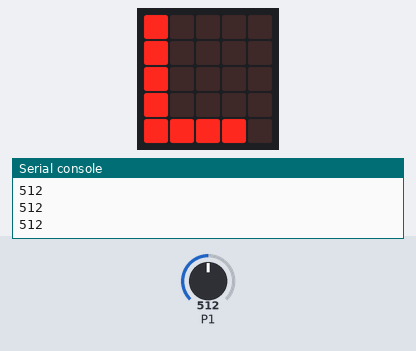
Recording of a program running on a simulated BBC micro:bit running MicroPython. Shown: the board's 5×5 LED display, the last lines printed to the serial console. The test bench sets the inputs (shaded band); at power-on: P1 = 512 (analog values on the 0–1023 scale).

Above: at 1.2 s.
1.3 s: P1 set to 33
2.8 s: P1 set to 27
At 3.1 s:
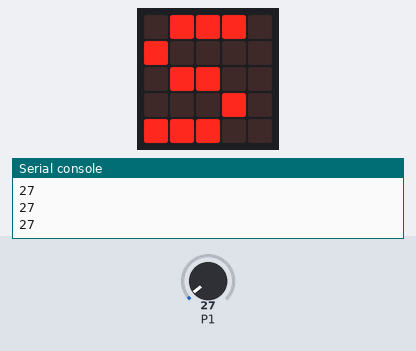
4.3 s: P1 set to 122
At 5.5 s:
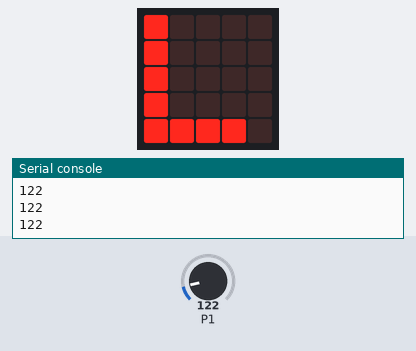
5.8 s: P1 set to 20
At 6.9 s:
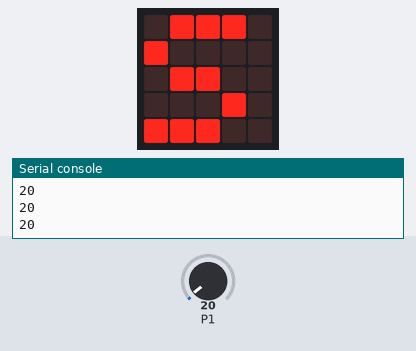
Timing chart, 0 to 8.3 s (numbered marks = the images above; inputs shaded):
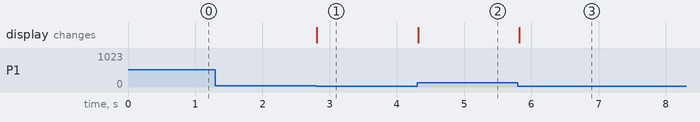

The program:

senseBang.py
```python
# Uses the sound sensor to control the micro:bit display.
# Wire up as the instructions on https://www.littlebird.com.au/learn/80/sound-sensor-with-micro-bit
# How loud do you have to clap/bang to make the screen change?
# How do you change the sound threshold?

from microbit import *

while True:
    value = pin1.read_analog()
    print(value)
    if value > 30:
        display.show('L')
    else:
        display.show('S')
    sleep(100)
```

Measured:
- the behaviour switches between 31 and 30 on P1 (found by bisection; images 0 and 1)
- after the input at 2.8 s, the display: changes at once (image 1)
- after the input at 4.3 s, the display: changes at once (image 2)
- after the input at 5.8 s, the display: changes at once (image 3)
